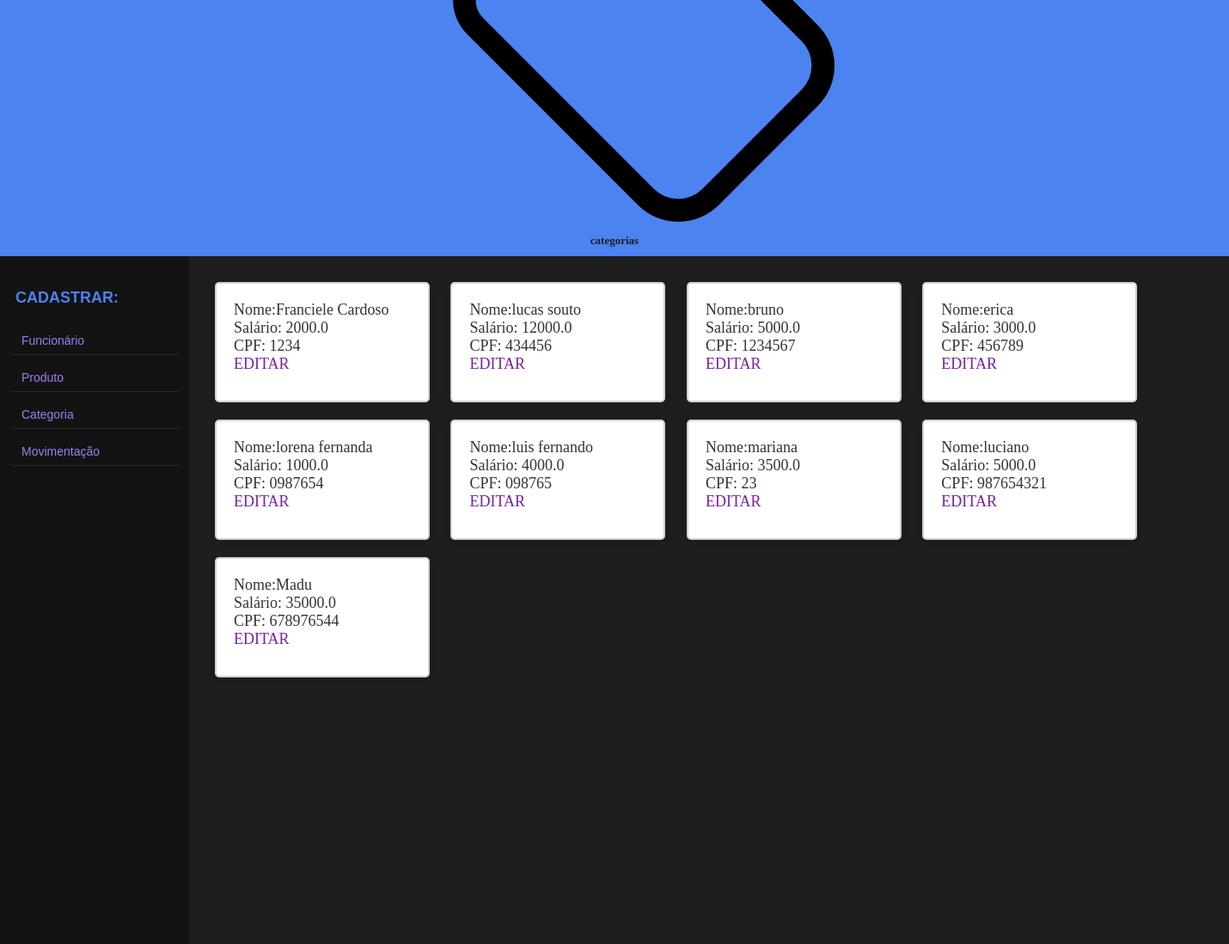
Before: /funcionario (lower part) with the older database file.
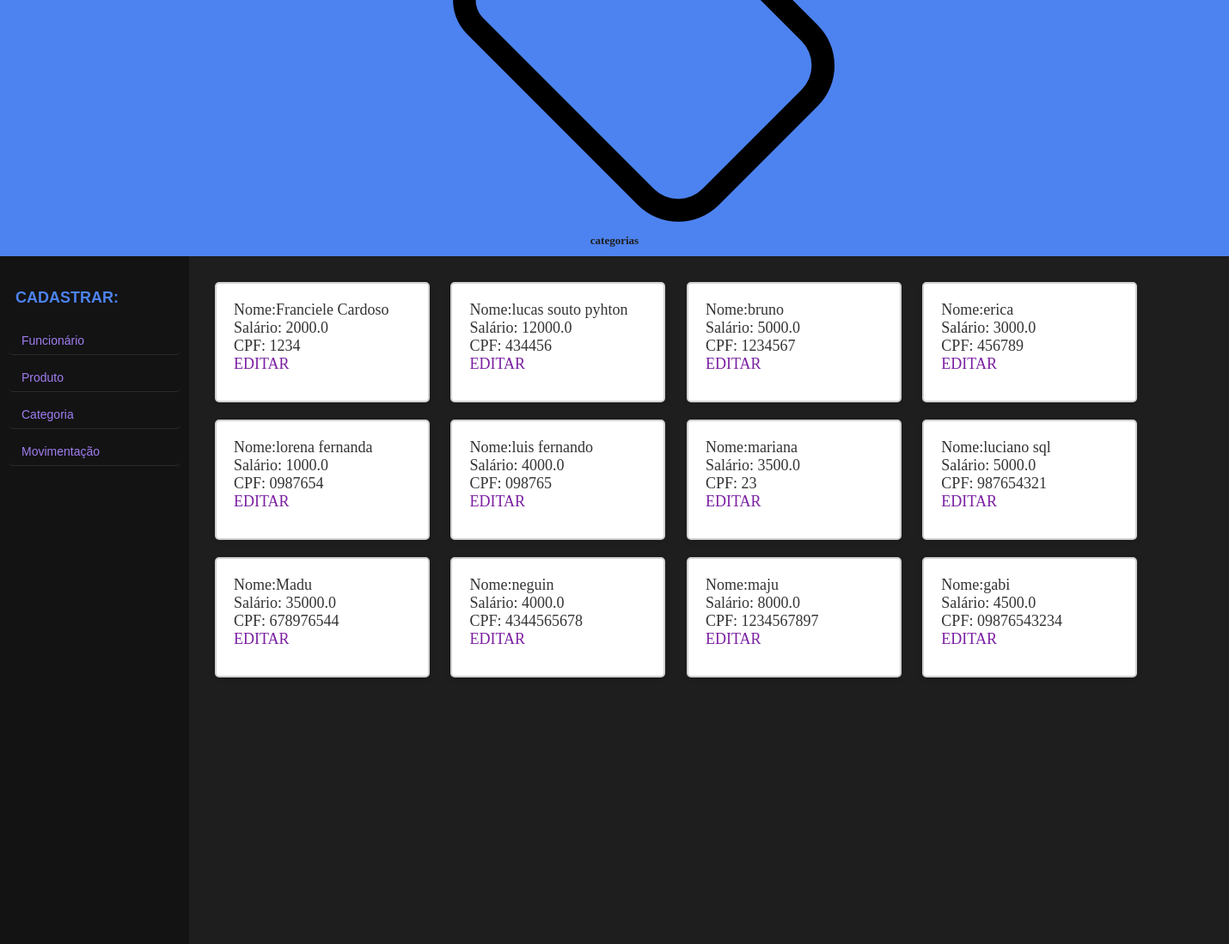
After: the same page with the newer database file.
### models.py (models this page shows, shortened)
class Funcionario(Base):
    __tablename__ = 'funcionario'
    nome = Column(String(40), nullable=False, index=True)
    id = Column(Integer, primary_key=True, unique=True)
    cpf = Column(String(11), nullable=False, index=True, unique=True)
    salario = Column(Float, nullable=False, index=False)
    def serialize_funcionario(self):
        dados_funcionario = {
            "id_funcionario": self.id,
            "nome": self.nome,
            "cpf": self.cpf,
            "salario": self.salario,
        }
        return dados_funcionario

### app.py (the view)
@app.route('/funcionario', methods=['GET'])
def funcionario():
    sql_funcionario = select(Funcionario)
    resultado_funcionario = db_session.execute(sql_funcionario).scalars()
    lista_funcionario = []
    for n in resultado_funcionario:
        lista_funcionario.append(n.serialize_funcionario())
        print(lista_funcionario[-1])
    return render_template('funcionario.html',
                           lista_funcionario=lista_funcionario)

### templates/funcionario.html
{% extends 'template.html' %}
{% block conteudo %}
{% for item in lista_funcionario %}
<div class="conteudo_funcionario">
    <p> Nome:{{item.nome}} </p>
    <p> Salário: {{item.salario}} </p>
    <p> CPF: {{item.cpf}}</p>
    <a href="{{url_for('editar_funcionario', id_funcionario=item.id_funcionario)}}"> EDITAR</a>
</div>
{% endfor %}
{% endblock conteudo %}

Changed rows visible on the page:
changed Funcionario: nome "lucas souto" → "lucas souto pyhton"
changed Funcionario: nome "luciano" → "luciano sql"
added Funcionario: nome "neguin", salario "4000.0", cpf "4344565678"
added Funcionario: nome "maju", salario "8000.0", cpf "1234567897"
added Funcionario: nome "gabi", salario "4500.0", cpf "09876543234"
